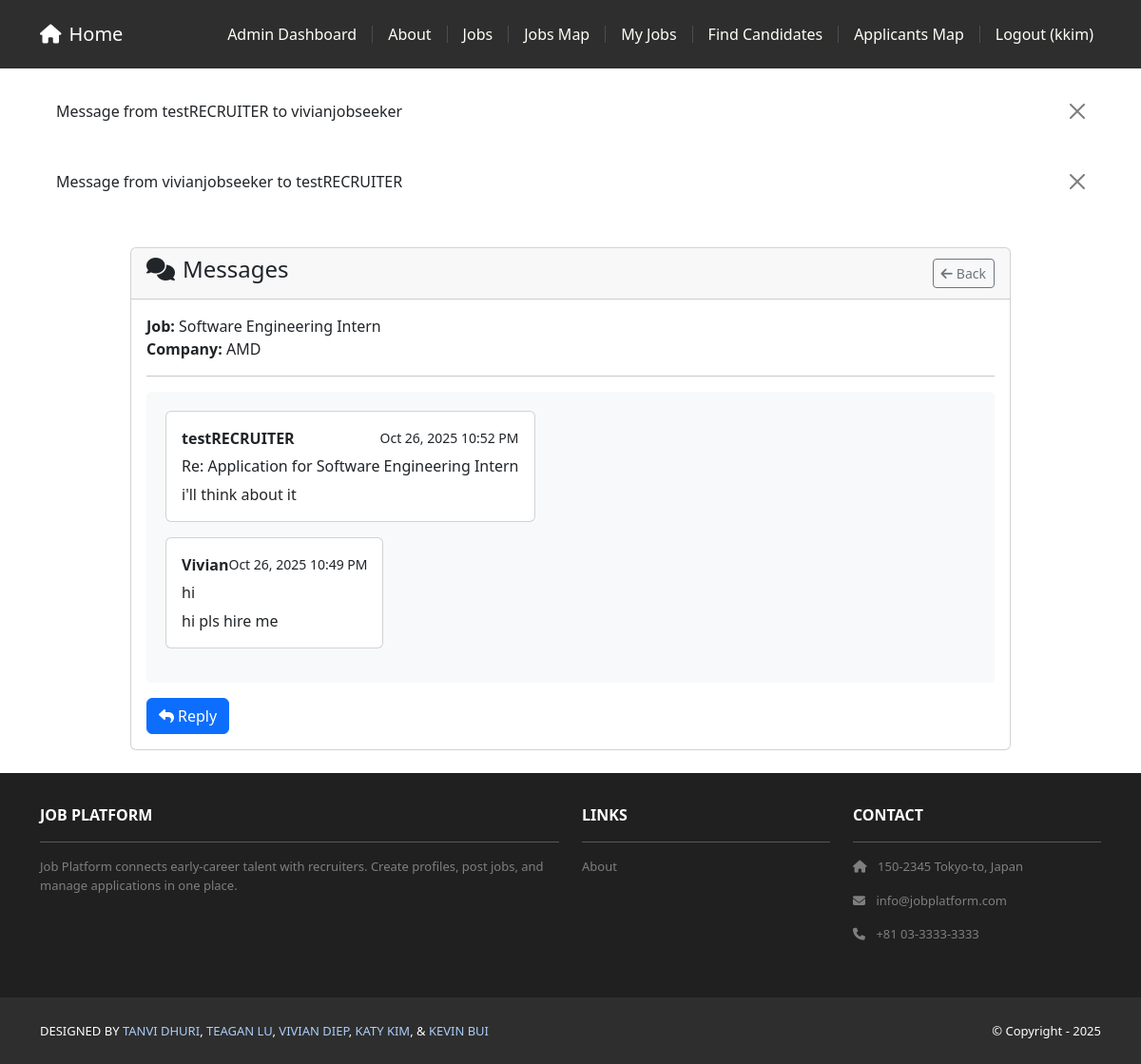
The page /jobs/application/3/messages/ (signed in) on the database its author committed.
### jobs/models.py (models this page shows, shortened)
class Message(models.Model):
    application = models.ForeignKey(Application, on_delete=models.CASCADE, related_name='messages')
    sender = models.ForeignKey(settings.AUTH_USER_MODEL, on_delete=models.CASCADE, related_name='sent_messages')
    receiver = models.ForeignKey(settings.AUTH_USER_MODEL, on_delete=models.CASCADE, related_name='received_messages')
    subject = models.CharField(max_length=255, blank=True)
    content = models.TextField()
    is_read = models.BooleanField(default=False)
    created_at = models.DateTimeField(auto_now_add=True)
    class Meta:
        ordering = ['-created_at']
    def __str__(self):
        return f"Message from {self.sender.username} to {self.receiver.username}"

class Application(models.Model):
    class Status(models.TextChoices):
        APPLIED = 'applied', 'Applied'
        REVIEW = 'review', 'Under Review'
        INTERVIEW = 'interview', 'Interview'
        OFFER = 'offer', 'Offer'
        REJECTED = 'rejected', 'Rejected'
        WITHDRAWN = 'withdrawn', 'Withdrawn'
        CLOSED = 'closed', 'Closed'
    job = models.ForeignKey(Job, on_delete=models.CASCADE, related_name='applications')
    applicant = models.ForeignKey(settings.AUTH_USER_MODEL, on_delete=models.CASCADE, related_name='applications')
    application_note = models.TextField(help_text='Tell the employer why you are a good fit for this role')
    status = models.CharField(max_length=20, choices=Status.choices, default=Status.APPLIED)
    applied_at = models.DateTimeField(auto_now_add=True)
    updated_at = models.DateTimeField(auto_now=True)
    class Meta:
        ordering = ['-applied_at']
        unique_together = ['job', 'applicant']  # Prevent duplicate applications

class Job(models.Model):
    objects = JobManager()
    class Status(models.TextChoices):
        DRAFT = 'draft', 'Draft'
        PUBLISHED = 'published', 'Published'
        CLOSED = 'closed', 'Closed'
    class EmploymentType(models.TextChoices):
        FULL_TIME = 'full_time', 'Full-time'
        PART_TIME = 'part_time', 'Part-time'
        CONTRACT = 'contract', 'Contract'
        INTERNSHIP = 'internship', 'Internship'
        TEMPORARY = 'temporary', 'Temporary'
        OTHER = 'other', 'Other'
    class WorkMode(models.TextChoices):
        REMOTE = 'remote', 'Remote'
        HYBRID = 'hybrid', 'Hybrid'
        ON_SITE = 'on_site', 'On-site'
    company = models.ForeignKey(Company, on_delete=models.PROTECT, related_name='jobs')
    title = models.CharField(max_length=255)
    description = models.TextField()
    required_skills = models.TextField(blank=True, help_text='Required skills (one per line or comma-separated)')
    employment_type = models.CharField(max_length=20, choices=EmploymentType.choices)
    work_mode = models.CharField(max_length=20, choices=WorkMode.choices)
    visa_required = models.BooleanField(default=False)
    salary_min = models.DecimalField(max_digits=12, decimal_places=2, null=True, blank=True)
    salary_max = models.DecimalField(max_digits=12, decimal_places=2, null=True, blank=True)
    currency = models.CharField(max_length=3, default='USD')
    office_location = models.ForeignKey(OfficeLocation, on_delete=models.SET_NULL, null=True, blank=True)
    status = models.CharField(max_length=12, choices=Status.choices, default=Status.DRAFT)
    slug = models.SlugField(max_length=300, unique=True, blank=True)
    posted_by = models.ForeignKey(settings.AUTH_USER_MODEL, on_delete=models.PROTECT, related_name='posted_jobs')
    published_at = models.DateTimeField(null=True, blank=True)
    unpublished_at = models.DateTimeField(null=True, blank=True)
    created_at = models.DateTimeField(auto_now_add=True)
    updated_at = models.DateTimeField(auto_now=True)

### companies/models.py (models this page shows, shortened)
class Company(models.Model):
    name = models.CharField(max_length=255, unique=True)
    website = models.URLField(blank=True)
    description = models.TextField(blank=True)

### profiles/models.py (models this page shows, shortened)
class Profile(models.Model):
	user = models.OneToOneField(settings.AUTH_USER_MODEL, on_delete=models.CASCADE, related_name='profile')
	name = models.CharField(max_length=150)
	headline = models.CharField(max_length=150, blank=True)
	skills = models.TextField(blank=True)
	education = models.TextField(blank=True)
	experience = models.TextField(blank=True)
	links = models.TextField(blank=True, help_text='Any links (one per line)')
	is_public = models.BooleanField(default=True, help_text='Make your profile visible to recruiters')
	show_contact_info = models.BooleanField(default=True, help_text='Show contact information to recruiters')
	show_experience = models.BooleanField(default=True, help_text='Show work experience to recruiters')
	show_education = models.BooleanField(default=True, help_text='Show education to recruiters')
	show_skills = models.BooleanField(default=True, help_text='Show skills to recruiters')
	show_links = models.BooleanField(default=True, help_text='Show links to recruiters')
	preferred_location_lat = models.DecimalField(max_digits=9, decimal_places=6, null=True, blank=True, help_text='Latitude of preferred location')
	preferred_location_lng = models.DecimalField(max_digits=9, decimal_places=6, null=True, blank=True, help_text='Longitude of preferred location')
	preferred_location_address = models.CharField(max_length=255, blank=True, help_text='Address of preferred location')
	commute_radius = models.IntegerField(default=25, help_text='Preferred commute radius in miles')
	created_at = models.DateTimeField(auto_now_add=True)
	updated_at = models.DateTimeField(auto_now=True)

### jobs/views.py (the view)
# urls.py: path('application/<int:application_id>/messages/', views.view_messages, name='view_messages'),
@login_required
def view_messages(request, application_id):
    application = get_object_or_404(Application, pk=application_id)
    if request.user != application.applicant and (application.job.posted_by != request.user and not is_admin(request.user)):
        return HttpResponseForbidden("You don't have permission to view these messages.")
    conversation_messages = Message.objects.filter(application=application).select_related('sender', 'receiver')
    Message.objects.filter(
        application=application,
        receiver=request.user,
        is_read=False
    ).update(is_read=True)
    context = {
        'application': application,
        'messages': conversation_messages
    }
    return render(request, 'jobs/view_messages.html', context)

### accounts/templatetags/account_tags.py (called while the page is built)
@register.filter(name='has_group')
def has_group(user, group_name: str) -> bool:
    if not getattr(user, 'is_authenticated', False):
        return False
    return user.groups.filter(name=group_name).exists() or getattr(user, 'is_superuser', False)

### jobs/views.py (called while the page is built)
def is_admin(user):
    return user.is_superuser or user.groups.filter(name='admin').exists()

### jobs/templates/jobs/view_messages.html
{% extends 'base.html' %}
{% block content %}
<div class="container py-4">
    <div class="row justify-content-center">
        <div class="col-md-10">
            <div class="card">
                <div class="card-header d-flex justify-content-between align-items-center">
                    <h4><i class="fas fa-comments me-2"></i>Messages</h4>
                    <a href="{% if request.user == application.applicant %}{% url 'jobs:my_applications' %}{% else %}{% url 'jobs:kanban_board' application.job.id %}{% endif %}" class="btn btn-sm btn-outline-secondary">
                        <i class="fas fa-arrow-left me-1"></i>Back
                    </a>
                </div>
                <div class="card-body">
                    <div class="mb-3">
                        <strong>Job:</strong> {{ application.job.title }}<br>
                        <strong>Company:</strong> {{ application.job.company.name }}
                    </div>
                    <hr>
                    <div style="max-height: 500px; overflow-y: auto; background: #f8f9fa; padding: 20px; border-radius: 5px;">
                        {% for message in messages %}
                            <div class="mb-3">
                                <div class="d-flex {% if message.sender == request.user %}justify-content-end{% else %}justify-content-start{% endif %}">
                                    <div class="card {% if message.sender == request.user %}bg-primary text-white{% else %}bg-white{% endif %}" style="max-width: 75%;">
                                        <div class="card-body p-3">
                                            <div class="d-flex justify-content-between align-items-center mb-2">
                                                <strong>
                                                    {% if message.sender.profile %}
                                                        {{ message.sender.profile.name|default:message.sender.username }}
                                                    {% else %}
                                                        {{ message.sender.username }}
                                                    {% endif %}
                                                </strong>
                                                <small>
                                                    {{ message.created_at|date:"M d, Y g:i A" }}
                                                </small>
                                            </div>
                                            {% if message.subject %}
                                                <h6 class="mb-2">{{ message.subject }}</h6>
                                            {% endif %}
                                            <p class="mb-0">{{ message.content }}</p>
                                        </div>
                                    </div>
                                </div>
                            </div>
                        {% empty %}
                            <p class="text-center text-muted py-4">
                                <i class="fas fa-comment-slash fa-2x mb-2"></i><br>
                                No messages yet
                            </p>
                        {% endfor %}
                    </div>
                    <div class="mt-3">
                        <a href="{% url 'jobs:reply_message' application.id %}" class="btn btn-primary">
                            <i class="fas fa-reply me-1"></i>Reply
                        </a>
                    </div>
                </div>
            </div>
        </div>
    </div>
</div>
{% endblock content %}

### jobsearchplatform/templates/base.html (shortened to what this page needs)
<!DOCTYPE html>
<html>
    {% load static %}
  {% load account_tags %}
    <head>
        <link href = "https://cdn.jsdelivr.net/npm/bootstrap@5.3.3/dist/css/bootstrap.min.css" rel="stylesheet">
        <link rel= "stylesheet" href="https://cdnjs.cloudflare.com/ajax/libs/font-awesome/6.1.1/css/all.min.css">
        <link rel="stylesheet" type="text/css" href="{% static 'css/style.css' %}">
    </head>
    <body>
        <nav class="p-3 navbar navbar-dark bg-dark
        navbar-expand-lg">
     <div class="container">
       <a class="navbar-brand"
          href="{% url 'home.index' %}">
          <i class="fas fa-home me-2"></i>Home
       </a>
       <div class="collapse navbar-collapse"
            id="navbarNavAltMarkup">
         <div class="navbar-nav ms-auto navbar-ml">
           {% if user.is_authenticated %}
             {% load account_tags %}
             {% if user.is_superuser or user|has_group:'admin' %}
               <a class="nav-link" href="{% url 'jobs:admin_moderate' %}">Admin Dashboard</a>
             {% endif %}
           {% endif %}
           <a class="nav-link" href="{% url 'home.about' %}">About</a>
           {% if user.is_authenticated %}
             <a class="nav-link" href="{% url 'jobs:public_list' %}">Jobs</a>
             <a class="nav-link" href="{% url 'jobs:job_map' %}">Jobs Map</a>
             {% load account_tags %}
             {% if user|has_group:'recruiter' %}
               <a class="nav-link" href="{% url 'jobs:my_list' %}">My Jobs</a>
               <a class="nav-link" href="{% url 'jobs:candidate_search' %}">Find Candidates</a>
               <a class="nav-link" href="{% url 'jobs:applicants_map' %}">Applicants Map</a>
             {% endif %}
             <a class="nav-link" href="{% url 'accounts:logout' %}">Logout ({{ user.username }})</a>
           {% else %}
             <a class="nav-link" href="{% url 'accounts:login' %}">Login</a>
             <span class="nav-separator"></span>
             <a class="nav-link" href="{% url 'accounts:signup' %}">Sign Up</a>
           {% endif %}
         </div>
       </div>
     </div>
   </nav>
        {% if messages %}
          <div class="container mt-3">
            {% for message in messages %}
              <div class="alert alert-{{ message.tags }} alert-dismissible fade show" role="alert">
                {{ message }}
                <button type="button" class="btn-close" data-bs-dismiss="alert" aria-label="Close"></button>
              </div>
            {% endfor %}
          </div>
        {% endif %}
        <div>
            {% block content %}
            {% endblock content %}
        </div>
        <section class="p-3 ms-footer d-none d-md-block">
            <div class="container">
              <div class="row mt-3 text-white">
                <div class="col-md-6 col-lg-6 col-xl-6
                     mx-auto mb-4">
                  <b>JOB PLATFORM</b>
                  <hr />
                  <p>
                    Job Platform connects early‑career talent with recruiters.
                    Create profiles, post jobs, and manage applications in one place.
                  </p>
                </div>
                <div class="col-md-3 col-lg-3 col-xl-3
                     mx-auto mb-4">
                  <b>LINKS</b>
                  <hr />
                  <p><a class="nav-link"
                    href="{% url 'home.about' %}">
                    About
                  </a></p>
                </div>
                <div class="col-md-3 col-lg-3 col-xl-3 mx-auto
                     mb-4">
                  <b>CONTACT</b>
                  <hr />
                  <p><i class="fas fa-home me-2"></i>
                    150-2345 Tokyo-to, Japan
                  </p>
                  <p><i class="fas fa-envelope me-2"></i>
                    info@jobplatform.com
                  </p>
                  <p><i class="fas fa-phone me-2"></i>
                    +81 03-3333-3333
                  </p>
                </div>
              </div>
            </div>
          </section>
          <section class="p-3 ms-footer-bottom bg-dark">
            <div class="container d-flex
                 justify-content-between">
              <div class="me-5 text-white">
                <span>DESIGNED BY
                  <a href="https://www.x.com/danielgarax"
                  target="_blank">TANVI DHURI</a>,
                  <a href="https://www.x.com/greglim81"
                  target="_blank">TEAGAN LU</a>,
                  <a href="https://www.x.com/danielgarax"
                  target="_blank">VIVIAN DIEP</a>,
                  <a href="https://www.x.com/greglim81"
                  target="_blank">KATY KIM</a>, &
                  <a href="https://www.x.com/greglim81"
                  target="_blank">KEVIN BUI</a>
                </span>
              </div>
              <div class="text-white">
                <span>© Copyright - 2025</span>
              </div>
            </div>
          </section>
    </body>
</html>

### jobsearchplatform/static/css/style.css (style rules this page uses)
.navbar a.nav-link { color: #FFFEF6 !important; }
.navbar .navbar-nav { align-items: center; display: flex; }
.bg-dark { background-color: #2E2E2E !important; }
.ms-footer { background-color: #202020; }
.ms-footer p { color: #7F7F7F; font-size: 13px; }
.ms-footer-bottom span { font-size: 13px; line-height: 38px; }
.ms-footer-bottom a { color: rgb(172, 206, 250); text-decoration: none; }

### rows shown on the page
Message: sender+receiver "Message from testRECRUITER to vivianjobseeker", sender.username "testRECRUITER", created_at "Oct 26, 2025 10:52 PM", subject "Re: Application for Software Engineering Intern", content "i'll think about it"
Message: sender+receiver "Message from vivianjobseeker to testRECRUITER", sender.profile.name "Vivian", created_at "Oct 26, 2025 10:49 PM", subject "hi", content "hi pls hire me"
Application: job "Software Engineering Intern", job.company.name "AMD"

### other values the page prints
{{ user.username }} "kkim"
